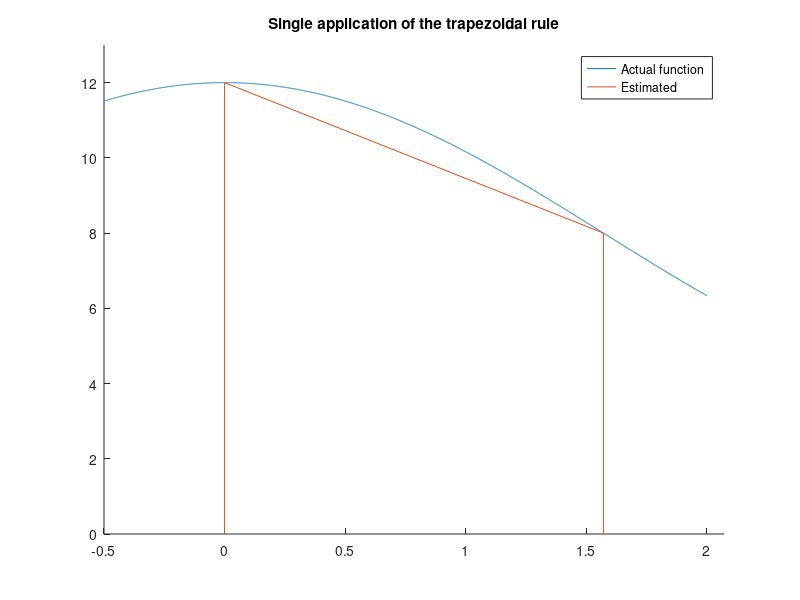

Here is the MATLAB script that generated this plot:
clear
close all
format long

% The given function
func = @(x) 8 + 4.*cos(x);
lower_bound = 0;
upper_bound = pi / 2;
actual = 8 * (upper_bound - lower_bound) + 4 * (sin(upper_bound) - sin(lower_bound));

% Single application of the trapezoidal rule
estimated = (upper_bound - lower_bound) * (func(upper_bound) + func(lower_bound)) / 2;
% The error
error_value = abs(estimated - actual);

% Print out the information
fprintf('Q1-b: Single application of the trapezoidal rule\n');
fprintf('Estimated Value: %.15f\n', estimated);
fprintf('Actual Value:    %.15f\n', actual);
fprintf('Error:           %.15f\n', error_value);

% Plot the figure
hold on;
x = -0.5: 0.001: 2;
plot(x, func(x));
plot([lower_bound lower_bound upper_bound upper_bound] , [0 func(lower_bound) func(upper_bound) 0]);
xlim([lower_bound-0.5 upper_bound+0.5]);
ylim([0 13])
title('Single application of the trapezoidal rule')
legend("Actual function", "Estimated");